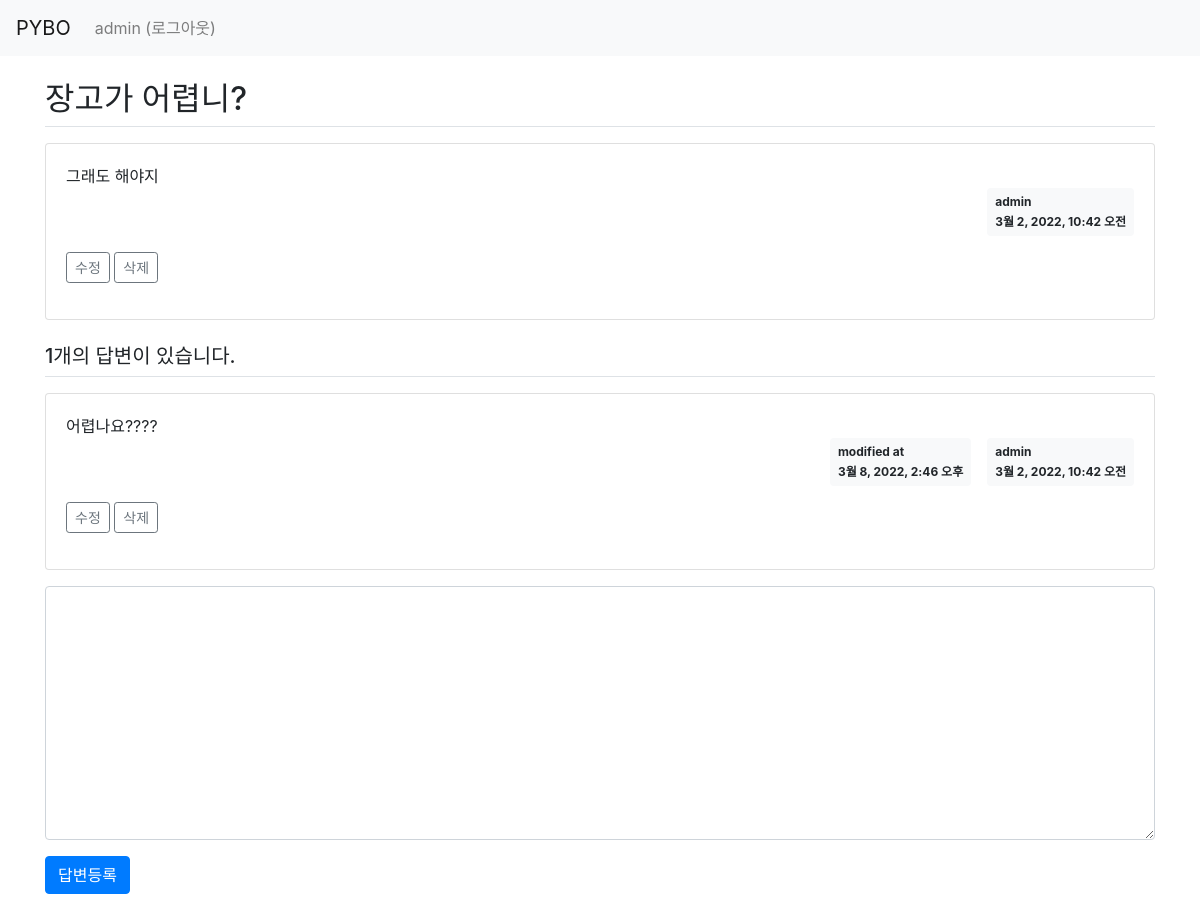
The page /pybo/5/ (signed in) on the database its author committed.
### pybo/models.py (models this page shows, shortened)
class Question(models.Model):
    author = models.ForeignKey(User, on_delete=models.CASCADE)
    subject = models.CharField(max_length=200)
    content = models.TextField()
    create_date = models.DateTimeField()
    modify_date = models.DateTimeField(null=True, blank=True)

class Answer(models.Model):
    author = models.ForeignKey(User, on_delete=models.CASCADE)
    question = models.ForeignKey(Question, on_delete=models.CASCADE)
    content = models.TextField()
    create_date = models.DateTimeField()
    modify_date = models.DateTimeField(null=True, blank=True)

### pybo/views.py (the view)
# urls.py: path('<int:question_id>/', views.detail, name='detail'),
def detail(request, question_id):
    question = get_object_or_404(Question, pk=question_id)
    context = {'question': question}
    return render(request, 'pybo/question_detail.html', context)

### templates/pybo/question_detail.html (shortened to what this page needs)
{% extends 'base.html' %}
{% block content %}
<div class="container my-3">
    <h2 class="border-bottom py-2">{{ question.subject }}</h2>
    <div class="card my-3">
        <div class="card-body">
            <div class="card-text" style="white-space: pre-line;">{{ question.content }}</div>
            <div class="d-flex justify-content-end">
                <div class="badge badge-light p-2 text-left">
                    <div class="mb-2">{{question.author.username}}</div>
                    <div>{{ question.create_date }}</div>
                </div>
            </div>
            {% if request.user == question.author %}
            <div class="my-3">
                <a href="{% url 'pybo:question_modify' question.id %}"
                   class="btn btn-sm btn-outline-secondary">수정</a>
                <a href="#" class="delete btn btn-sm btn-outline-secondary"
                   data-uri="{% url 'pybo:question_delete' question.id %}">삭제</a>
            </div>
            {% endif %}
        </div>
    </div>
    <h5 class="border-bottom my-3 py-2">{{question.answer_set.count}}개의 답변이 있습니다.</h5>
    {% for answer in question.answer_set.all %}
    <div class="card my-3">
        <div class="card-body">
            <div class="card-text" style="white-space: pre-line;">{{ answer.content }}</div>
            <div class="d-flex justify-content-end">
                {% if answer.modify_date %}
                <div class="badge badge-light p-2 text-left mx-3">
                    <div class="mb-2">modified at</div>
                    <div>{{ answer.modify_date }}</div>
                </div>
                {% endif %}
                <div class="badge badge-light p-2 text-left">
                    <div class="mb-2">{{answer.author.username}}</div>
                    <div>{{ answer.create_date }}</div>
                </div>
            </div>
            {% if request.user == answer.author %}
            <div class="my-3">
                <a href="{% url 'pybo:answer_modify' answer.id %}"
                   class="btn btn-sm btn-outline-secondary">수정</a>
                <a href="#" class="delete btn btn-sm btn-outline-secondary "
                   data-uri="{% url 'pybo:answer_delete' answer.id %}">삭제</a>
            </div>
            {% endif %}
        </div>
    </div>
    {% endfor %}
    <form action="{% url 'pybo:answer_create' question.id %}" method="post" class="my-3">
        <div class="form-group">
            <textarea {% if not user.is_authenticated %}disabled{% endif %}
                    name="content" id="content" class="form-control" rows="10"></textarea>
        </div>
        <input type="submit" value="답변등록" class="btn btn-primary">
    </form>
</div>
{% endblock %}

### templates/navbar.html (shortened to what this page needs)
<nav class="navbar navbar-expand-lg navbar-light bg-light border-bottem">
    <a class="navbar-brand" href="{% url 'pybo:index' %}">PYBO</a>
    <div class="collapse navbar-collapse flex-grow-0" id="navbarNav">
        <ul class="navbar-nav">
            <li class="nav-item">
                {% if user.is_authenticated %}
                <a class="nav-link" href="{% url 'common:logout' %}">{{ user.username }} (로그아웃)</a>
                {% else %}
                <a class="nav-link" href="{% url 'common:login' %}">로그인</a>
                {% endif %}
            </li>
        </ul>
    </div>
</nav>

### rows shown on the page
Question: subject "장고가 어렵니?", content "그래도 해야지", author.username "admin", create_date "3월 2, 2022, 10:42 오전", answer_set.count "1"
Answer: content "어렵나요????", modify_date "3월 8, 2022, 2:46 오후", author.username "admin", create_date "3월 2, 2022, 10:42 오전", shows "수정"

### other values the page prints
{{ user.username }} "admin"
